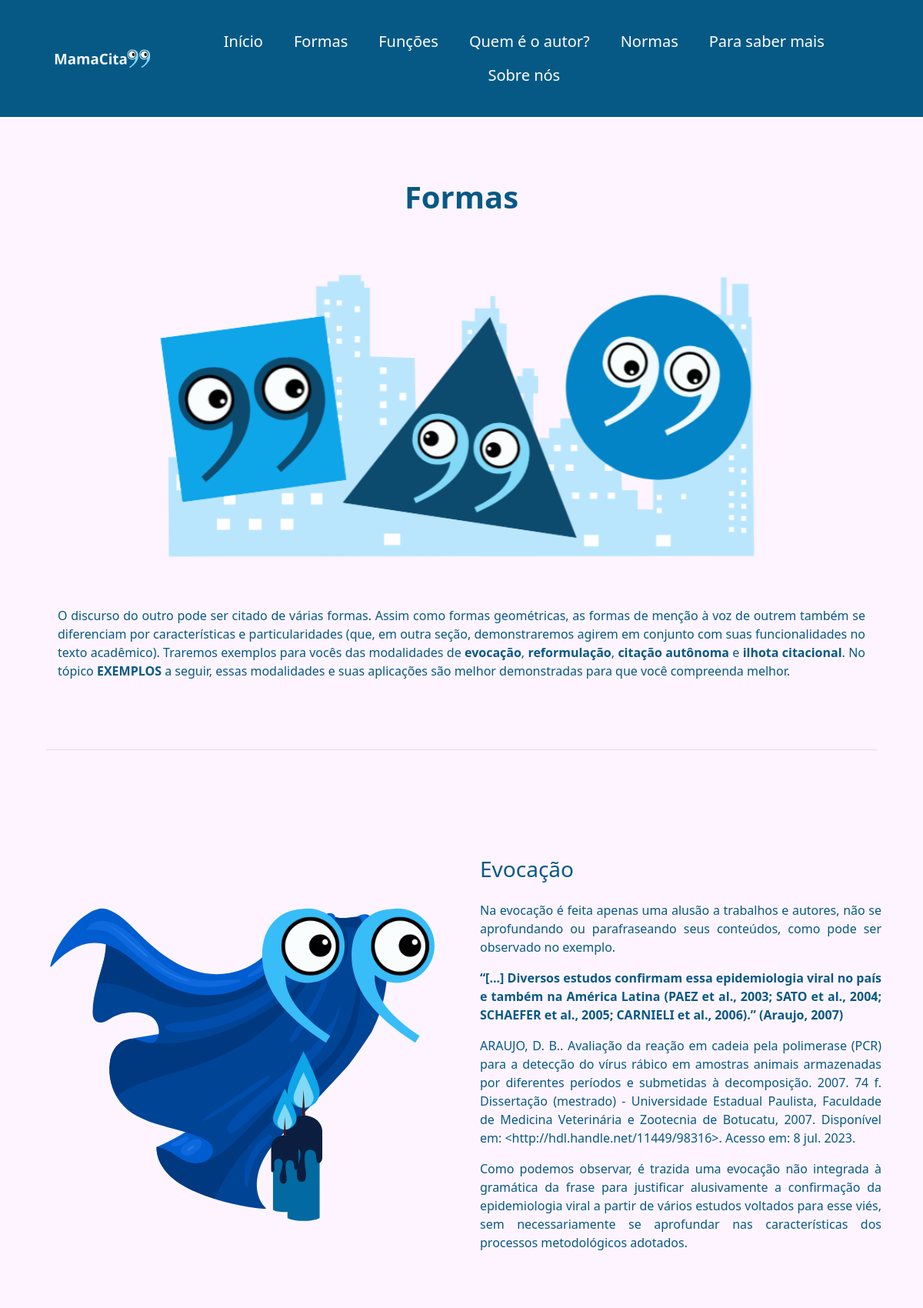
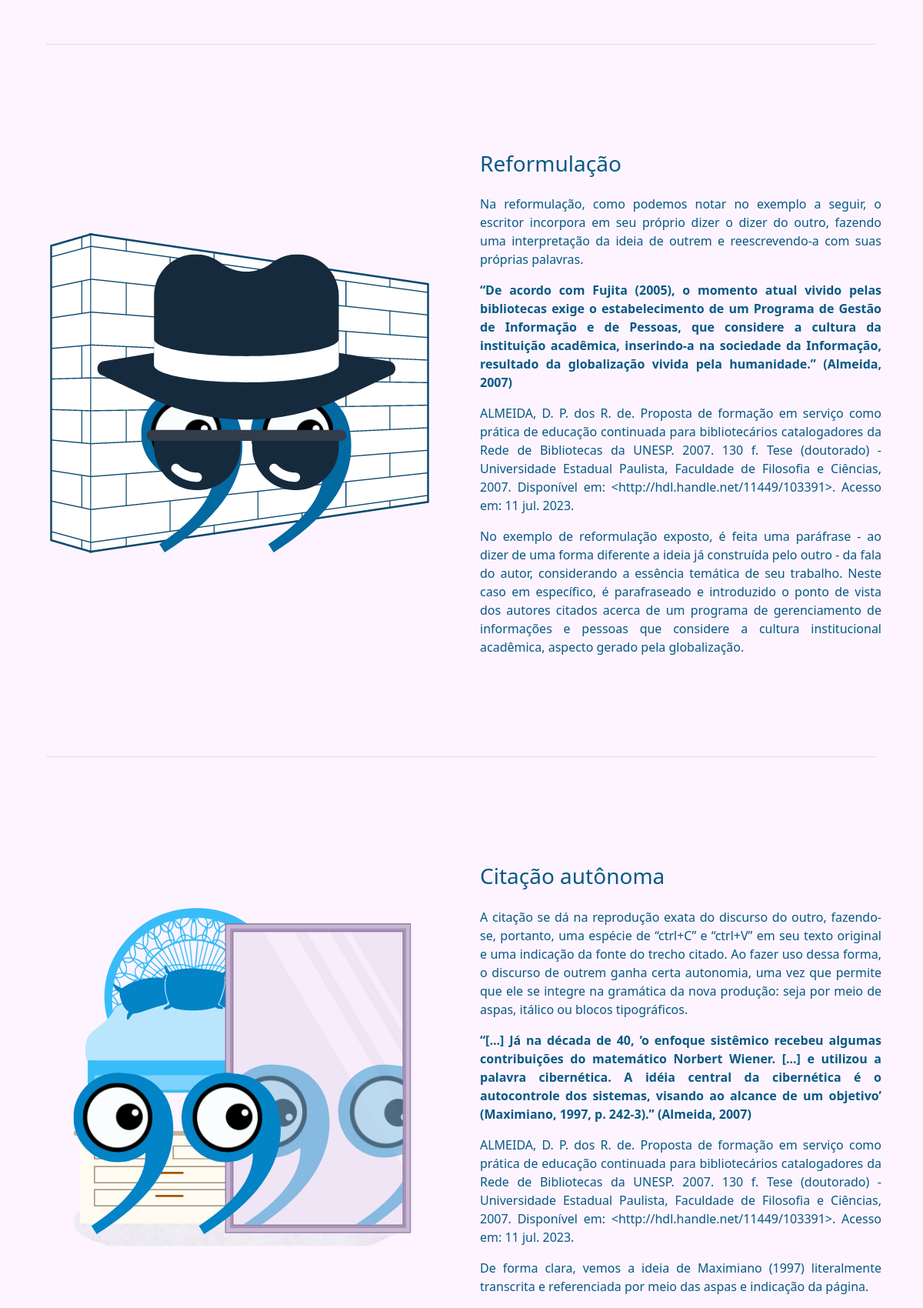
/formas/ (upper part), run on the app's committed database (2 pictures, top to bottom).
### citar/models.py (models this page shows, shortened)
class Formas(models.Model):
    nome = models.CharField(max_length=150, verbose_name='Nome da forma de citar')
    descricao = models.TextField(verbose_name='Descrição')
    citacao = models.TextField(verbose_name='Citação')
    referencia = models.TextField(verbose_name='Referência')
    explicacao = models.TextField(verbose_name='Explicação')
    imagem = models.ImageField(upload_to = 'imagens')

### citar/views.py (the view)
# urls.py: path('formas/',pagina_formas,name='pagina_formas'),
def pagina_formas (request):
    formas = Formas.objects.all()
    context = {
        'formas': formas
    }
    return render(request, 'core/formas.html',context)

### citar/templates/core/formas.html (shortened to what this page needs)
{% extends 'base.html' %}
{% block center %}
<link rel="stylesheet" href="https://cdn.jsdelivr.net/npm/bootstrap@4.0.0/dist/css/bootstrap.min.css"
>
<link href="../static/css/styles_F&F.css" rel="stylesheet" />
<section class="container-fluid p-0">
    <section class="container p-0 mt-5" id="intro">
        <div>
            <h1><strong>Formas</strong></h1>
            <img class="img-fluid" src="../static/css/img/IntroFormas.svg" alt="Imagem de apresentação de formas">
        </div>
        <div class="justify-content-center align-items-center">
            <div class="col-md-12 col-lg-12 text-justify">
                <p>O discurso do outro pode ser citado de várias formas. Assim como formas
                    geométricas, as formas de menção à voz de outrem também se diferenciam
                    por características e particularidades (que, em outra seção,
                    demonstraremos agirem em conjunto com suas funcionalidades no texto acadêmico).
                    Traremos exemplos para vocês das modalidades de
                    <strong>evocação</strong>, <strong>reformulação</strong>, <strong>citação autônoma</strong>
                    e <strong>ilhota citacional</strong>. No tópico <strong>EXEMPLOS</strong>
                    a seguir, essas modalidades e suas aplicações são melhor demonstradas
                    para que você compreenda melhor.
                </p>
            </div>
        </div>
    </section>
    <hr style="width: 90%; margin: auto; margin-bottom: 90px; margin-top: 90px;">
    {% for forma in formas %}
    <section class="container">
        <div class="row justify-content-center align-items-center">
            <div class="col-md-6 col-lg-6 text-center p-4">
                <img class="img-fluid ImagensFormas" src="{{ forma.imagem.url }}"
                    alt="Imagem ilustrativa para a modalidade">
            </div>
            <div class="mt-4 col-md-6 col-lg-6 p-4" style="width: 80%;">
                <h3>{{ forma.nome }}</h3>
                <div class="mt-4 text-justify TextosFormas">
                    <p>{{ forma.descricao }}</p>
                    <p><strong>{{ forma.citacao }}</strong></p>
                    <p>{{ forma.referencia }}</p>
                    <p>{{ forma.explicacao }}</p>
                </div>
            </div>
        </div>
    </section>
    <hr style="width: 90%; margin: auto; margin-bottom: 90px; margin-top: 90px;">
    {% endfor %}
</section>
{% endblock %}

### static/css/styles.css (style rules this page uses)
* { margin: 0; padding: 0; box-sizing: border-box; }
body { font-family: system-ui, -apple-system, BlinkMacSystemFont, 'Segoe UI', Roboto, Oxygen, Ubuntu, Cantarell, 'Open Sans', 'Helvetica Neue', sans-serif; background-color: #fdf4ff; overflow-x: hidden; color: #0C4A6E; font-size: 16px !important; }

### static/css/styles_F&F.css (style rules this page uses)
* { margin: 0; padding: 0; box-sizing: border-box; }
body { font-family: system-ui, -apple-system, BlinkMacSystemFont, 'Segoe UI', Roboto, Oxygen, Ubuntu, Cantarell, 'Open Sans', 'Helvetica Neue', sans-serif; background-color: #fdf4ff; }
.TextosFormas { width: 100%; }
#intro { width: 90%; text-align: center; margin: auto; }

### data on the page
Formas: imagem (picture), nome "Evocação", descricao "Na evocação é feita apenas uma alusão a trabalhos e autores, não se aprofundando ou parafraseando seus conteúdos, como pode ser observado no exemplo.", citacao "“[...] Diversos estudos confirmam essa epidemiologia viral no país e também na América Latina (PAEZ et al., 2003; SATO et al., 2004; SCHAEFER et al., 2005; CARNIELI et al., 2006).” (Araujo, 2007)", referencia "ARAUJO, D. B.. Avaliação da reação em cadeia pela polimerase (PCR) para a detecção do vírus rábico em amostras animais armazenadas por diferentes períodos e submetidas à decomposição. 2007. 74 f. Dissertação (mestrado) - Universidade Estadual Paulista, Faculdade de Medicina Veterinária e Zootecnia de Botucatu, 2007. Disponível em: <http://hdl.handle.net/11449/98316>. Acesso em: 8 jul. 2023.", explicacao "Como podemos observar, é trazida uma evocação não integrada à gramática da frase para justificar alusivamente a confirmação da epidemiologia viral a partir de vários estudos voltados para esse viés, sem necessariamente se aprofundar nas características dos processos metodológicos adotados."
Formas: imagem (picture), nome "Reformulação", descricao "Na reformulação, como podemos notar no exemplo a seguir, o escritor incorpora em seu próprio dizer o dizer do outro, fazendo uma interpretação da ideia de outrem e reescrevendo-a com suas próprias palavras.", citacao "“De acordo com Fujita (2005), o momento atual vivido pelas bibliotecas exige o estabelecimento de um Programa de Gestão de Informação e de Pessoas, que considere a cultura da instituição acadêmica, inserindo-a na sociedade da Informação, resultado da globalização vivida pela humanidade.” (Almeida, 2007)", referencia "ALMEIDA, D. P. dos R. de. Proposta de formação em serviço como prática de educação continuada para bibliotecários catalogadores da Rede de Bibliotecas da UNESP. 2007. 130 f. Tese (doutorado) - Universidade Estadual Paulista, Faculdade de Filosofia e Ciências, 2007. Disponível em: <http://hdl.handle.net/11449/103391>. Acesso em: 11 jul. 2023.", explicacao "No exemplo de reformulação exposto, é feita uma paráfrase - ao dizer de uma forma diferente a ideia já construída pelo outro - da fala do autor, considerando a essência temática de seu trabalho. Neste caso em específico, é parafraseado e introduzido o ponto de vista dos autores citados acerca de um programa de gerenciamento de informações e pessoas que considere a cultura institucional acadêmica, aspecto gerado pela globalização."
Formas: imagem (picture), nome "Citação autônoma", descricao "A citação se dá na reprodução exata do discurso do outro, fazendo-se, portanto, uma espécie de “ctrl+C” e “ctrl+V” em seu texto original e uma indicação da fonte do trecho citado. Ao fazer uso dessa forma, o discurso de outrem ganha certa autonomia, uma vez que permite que ele se integre na gramática da nova produção: seja por meio de aspas, itálico ou blocos tipográficos.", citacao "“[...] Já na década de 40, ‘o enfoque sistêmico recebeu algumas contribuições do matemático Norbert Wiener. [...] e utilizou a palavra cibernética. A idéia central da cibernética é o autocontrole dos sistemas, visando ao alcance de um objetivo’ (Maximiano, 1997, p. 242-3).” (Almeida, 2007)", referencia "ALMEIDA, D. P. dos R. de. Proposta de formação em serviço como prática de educação continuada para bibliotecários catalogadores da Rede de Bibliotecas da UNESP. 2007. 130 f. Tese (doutorado) - Universidade Estadual Paulista, Faculdade de Filosofia e Ciências, 2007. Disponível em: <http://hdl.handle.net/11449/103391>. Acesso em: 11 jul. 2023.", explicacao "De forma clara, vemos a ideia de Maximiano (1997) literalmente transcrita e referenciada por meio das aspas e indicação da página."
